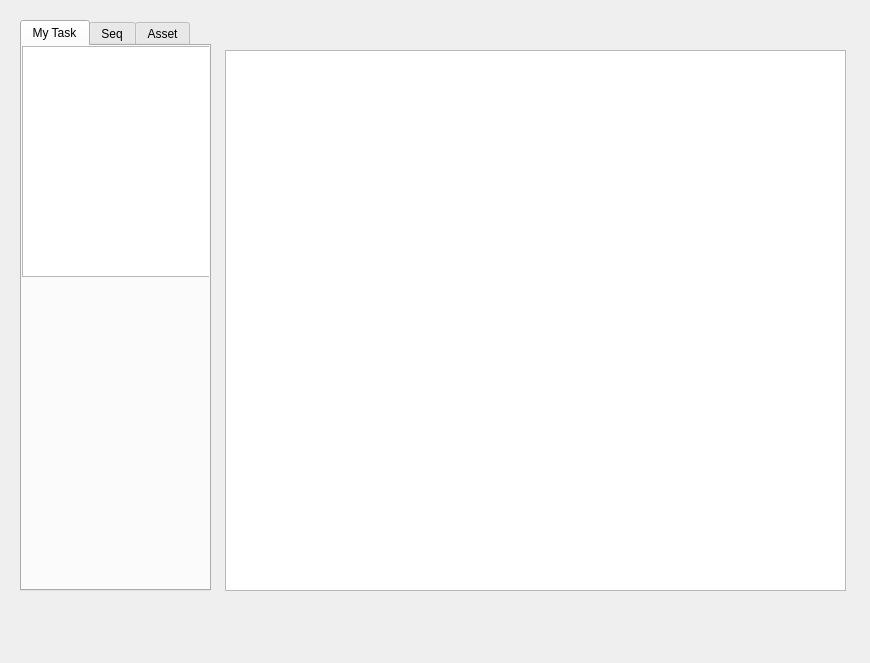
<?xml version="1.0" encoding="UTF-8"?>
<ui version="4.0">
 <class>Form</class>
 <widget class="QWidget" name="Form">
  <property name="geometry">
   <rect>
    <x>0</x>
    <y>0</y>
    <width>870</width>
    <height>663</height>
   </rect>
  </property>
  <property name="windowTitle">
   <string>Form</string>
  </property>
  <widget class="QTabWidget" name="tabWidget_task">
   <property name="geometry">
    <rect>
     <x>20</x>
     <y>20</y>
     <width>191</width>
     <height>571</height>
    </rect>
   </property>
   <property name="currentIndex">
    <number>0</number>
   </property>
   <widget class="QWidget" name="tab">
    <attribute name="title">
     <string>My Task</string>
    </attribute>
    <widget class="QTreeWidget" name="treeWidget_task">
     <property name="geometry">
      <rect>
       <x>0</x>
       <y>0</y>
       <width>191</width>
       <height>231</height>
      </rect>
     </property>
     <attribute name="headerVisible">
      <bool>false</bool>
     </attribute>
     <column>
      <property name="text">
       <string notr="true">1</string>
      </property>
     </column>
    </widget>
   </widget>
   <widget class="QWidget" name="tab_seq">
    <attribute name="title">
     <string>Seq</string>
    </attribute>
    <widget class="QTreeWidget" name="treeWidget_seq">
     <property name="geometry">
      <rect>
       <x>0</x>
       <y>0</y>
       <width>191</width>
       <height>351</height>
      </rect>
     </property>
     <attribute name="headerVisible">
      <bool>false</bool>
     </attribute>
     <column>
      <property name="text">
       <string notr="true">1</string>
      </property>
     </column>
    </widget>
   </widget>
   <widget class="QWidget" name="tab_asset">
    <attribute name="title">
     <string>Asset</string>
    </attribute>
    <widget class="QTreeWidget" name="treeWidget_asset">
     <property name="geometry">
      <rect>
       <x>0</x>
       <y>0</y>
       <width>191</width>
       <height>351</height>
      </rect>
     </property>
     <attribute name="headerVisible">
      <bool>false</bool>
     </attribute>
     <column>
      <property name="text">
       <string notr="true">1</string>
      </property>
     </column>
    </widget>
   </widget>
  </widget>
  <widget class="QTableWidget" name="tableWidget_files">
   <property name="geometry">
    <rect>
     <x>225</x>
     <y>50</y>
     <width>621</width>
     <height>541</height>
    </rect>
   </property>
   <property name="editTriggers">
    <set>QAbstractItemView::NoEditTriggers</set>
   </property>
   <property name="rowCount">
    <number>0</number>
   </property>
   <attribute name="horizontalHeaderVisible">
    <bool>false</bool>
   </attribute>
   <attribute name="horizontalHeaderShowSortIndicator" stdset="0">
    <bool>false</bool>
   </attribute>
   <attribute name="verticalHeaderVisible">
    <bool>false</bool>
   </attribute>
  </widget>
 </widget>
 <resources/>
 <connections/>
</ui>
